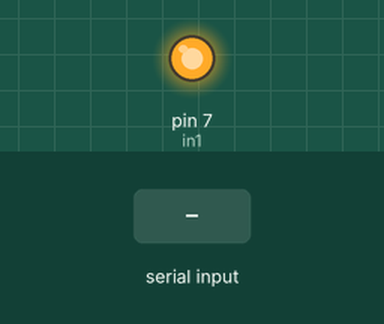
This sketch was run on a simulated Arduino Uno, built with avr-gcc and run on an emulated ATmega328P. On the bench: output pins drawn as LEDs (lit = HIGH). Inputs (shaded band) come from the test bench.

Above: at 1.2 s.
1.3 s: "1" received over Serial
At 1.7 s:
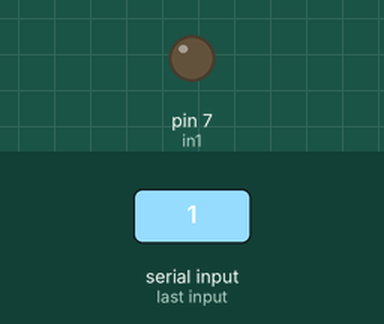
Timing chart, 0 to 4.3 s (numbered marks = the images above; inputs shaded):
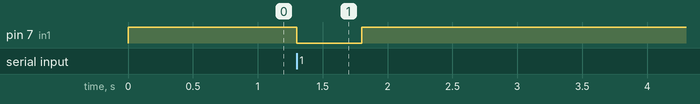

Measured:
- after the input at 1.3 s, pin 7 (in1): HIGH → LOW at once, → HIGH 0.50 s later

The sketch:

relay.ino
```cpp
  int in1 = 7;

void setup() {
  // put your setup code here, to run once:
Serial.begin(9600);
pinMode(in1,OUTPUT);
digitalWrite(in1,HIGH);
}

void loop() {
  while(Serial.available()>0){
    switch(Serial.read()){
      case '0':
        digitalWrite(in1,HIGH);
        break;
      case '1':
        digitalWrite(in1,LOW);
        delay(500);
        digitalWrite(in1,HIGH);
        break;
    }
  }
}
```
